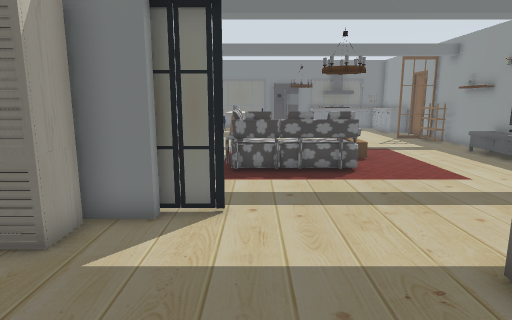
View 1 (above)

20 first-person views from a walk through a robot-simulator world made for Gazebo. The camera is 1.2 m above the floor, tilts 10° down and sees 75° across. The floor is counted in squares, 0.5 m on a side. Each view is taken from the middle of a square. On the plan, view 1 faces up. The plan holds only what a view shows up to about 19 squares ahead; the rest is blank. Some surface patterns are stand-ins.

View 2
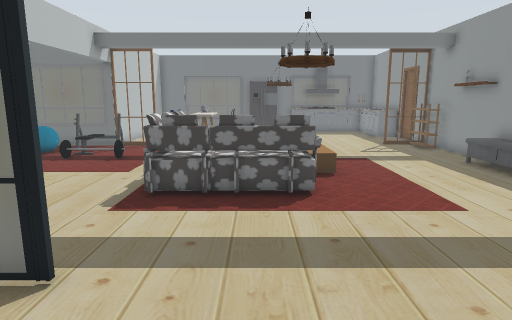

View 3
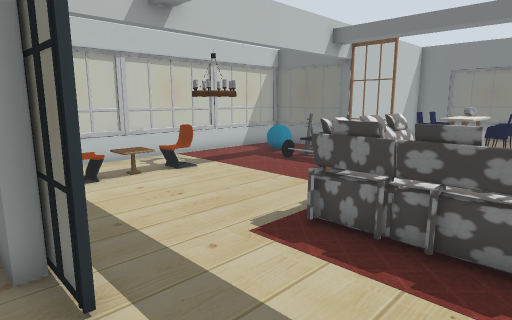

View 4
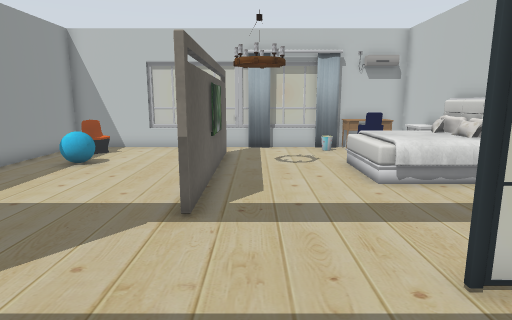

View 5
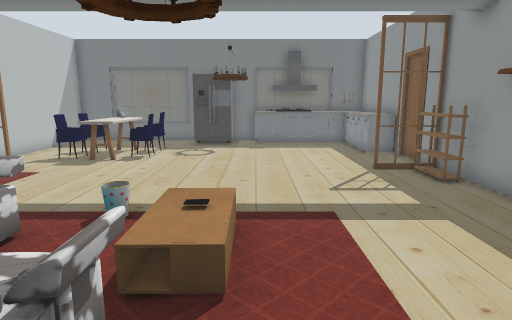

View 6
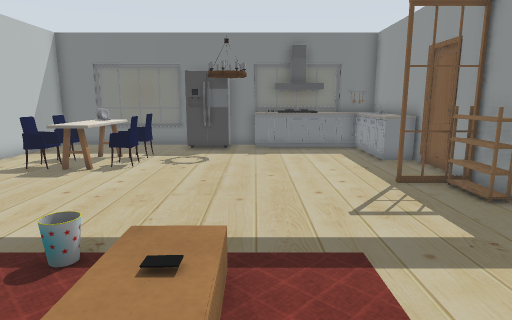

View 7
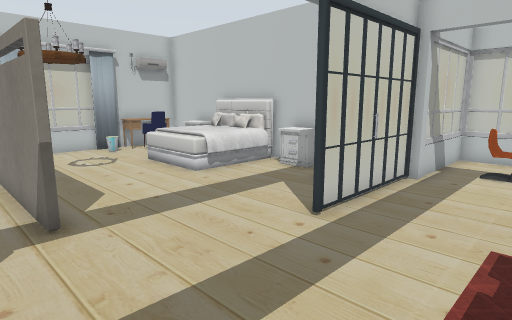

View 8
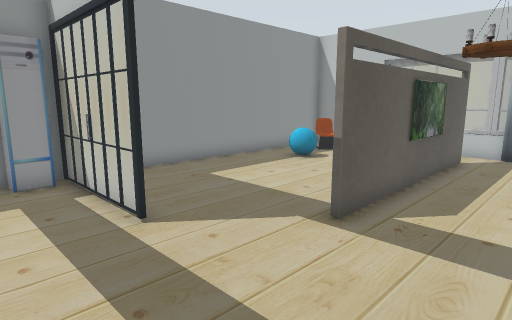

View 9
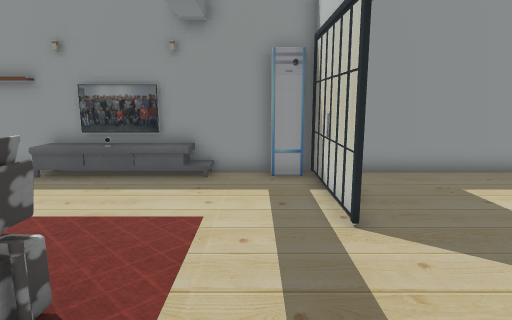

View 10
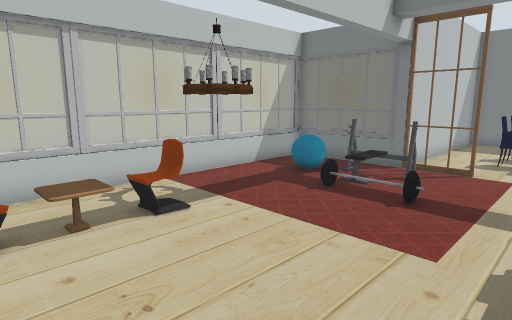

View 11
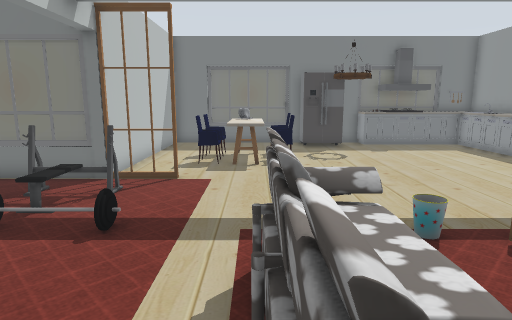

View 12
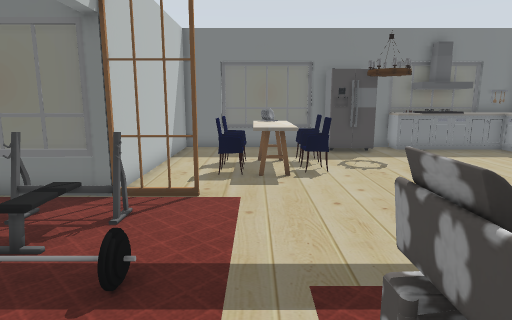

View 13
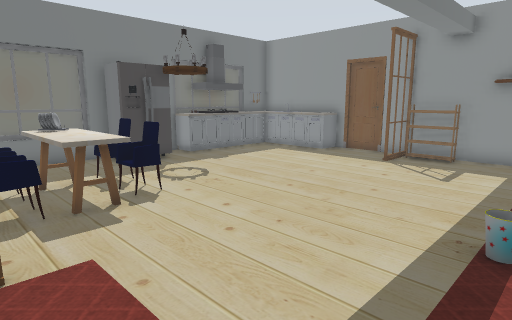

View 14
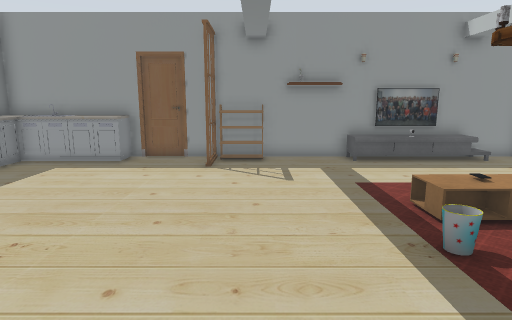

View 15
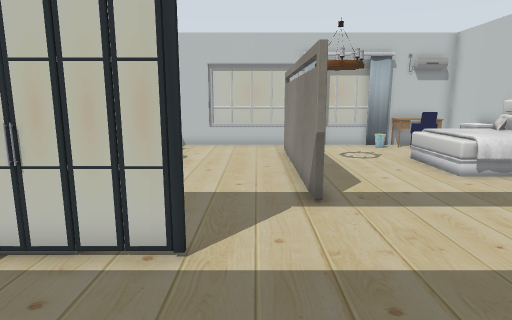

View 16
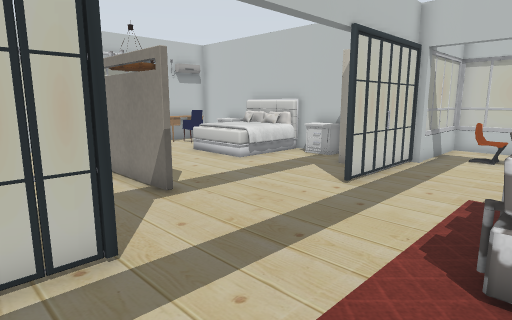

View 17
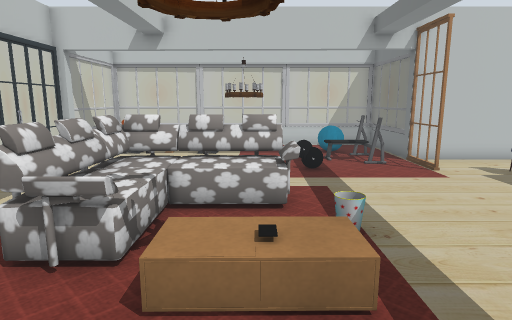

View 18
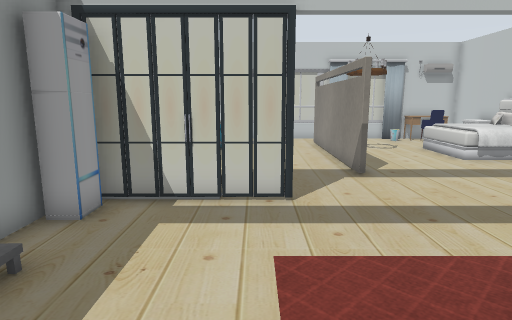

View 19
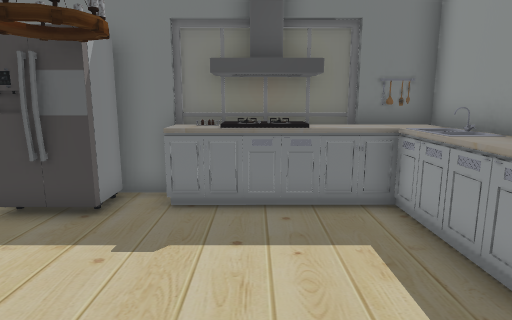

View 20
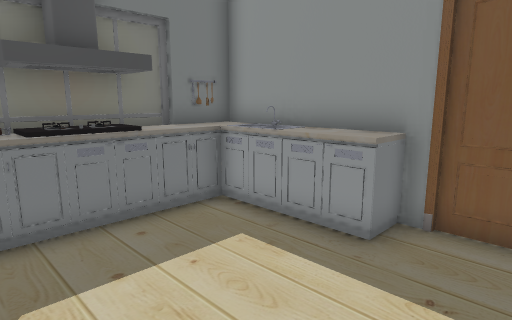

### Floor plan
Points are (right, up) in squares from view 1. A wall is a line through its corners. A room is listed if a view was taken in it or the views show most of it. See-through windows are left out.
Room 1 (views 1, 2, 3, 4, 5, 6, 7, 8, 9, 10, 11, 12, 13, 14, 15, 16, 17, 18, 19, 20)
walls: (-2.1, 7.1) (-2.1, 6.6) (-3.6, 6.6); (3.6, 4.2) (3.6, 0.5); (-6.1, 7.4) (-5.6, 7.4); (11.5, 7) (11.5, 22.5); (-5.7, 3.9) (-5.7, -6.6) (-2.3, -6.6); (3.4, 0.5) (3.4, 4.2); (3.6, -1.4) (3.6, -4.6); (11.5, 25) (11.5, 30.6) (10.4, 30.6); (3.4, -4.6) (3.4, -1.4); (1.8, 30.6) (-5.7, 30.6) (-5.7, 21.3) (-10.5, 21.3); (5, 30.6) (3.4, 30.6); (7.4, -6.6) (11.5, -6.6) (11.5, 5.4)
low walls: (-10.5, 12.5) (-10.5, 7.3); (-10.5, 21.3) (-10.5, 16.4); (2.4, -6.6) (3.5, -6.6)
objects: window (-11, 9); window (-11, 13) to (-11, 16); window (-11, 19); window (-10, 7) to (-7, 7); window (-10, 21) to (-8, 21); chair (-8, 9) to (-8, 10); other object (-8, 11) to (-7, 11); chair (-8, 12) to (-8, 13); lamp (-8, 14) to (-7, 15); other object (-8, 18) to (-8, 19); other object (-7, 18) to (-5, 20); other object (-6, 17) to (-4, 17); other object (-5, -6) to (-3, -5); other object (-5, -4) to (-5, -3); bed (-5, -2) to (-2, 1); other object (-5, 3) to (-5, 4); wardrobe (-5, 5) to (-4, 6); door leaf (-5, 21) to (-4, 21); chair (-4, -5) to (-3, -4); door leaf (-3, 7); chair (-3, 24) to (-2, 24); chair (-3, 26); curtain (-2, -6); other object (-2, -6) to (-1, -5); other object (-2, 24) to (-1, 25); other object (-2, 26) to (-1, 26); other object (-2, 27) to (-1, 27); window (-1, -7) to (2, -7); door leaf (-1, 7); sofa (-1, 11) to (4, 16); chair (0, 24) to (0, 25); chair (0, 26); window (0, 31); lamp (1, -2) to (3, 0); other object (2, 17); fridge (2, 29) to (3, 30); TV (3, 0); lamp (3, 14) to (4, 15); lamp (3, 27) to (4, 28); window (4, -7) to (7, -7); other object (4, 15); other object (4, 16); kitchen cabinet (5, 30) to (6, 30); door leaf (6, 7) to (7, 7); other object (7, 30) to (8, 30); other object (7, 31); window (8, 31) to (9, 31); chair (9, -5) to (10, -4); other object (9, -2); door leaf (9, 7); door leaf (9, 22) to (11, 22); kitchen cabinet (9, 26) to (11, 30); TV cabinet (10, 14) to (11, 16); other object (10, 31); other object (11, 8); TV cabinet (11, 11); TV (11, 12) to (11, 15); other object (11, 17); other object (11, 18); other object (11, 20) to (11, 21); other object (12, 23); door leaf (12, 24)

Where each view was taken, in squares from view 1:
view 1: 0 up, 0 right, facing up
view 2: 3 up, 2 right, facing up
view 3: 6 up, 3 right, facing up-left
view 4: 11 up, 2 right, facing down
view 5: 10 up, 5 right, facing up
view 6: 12 up, 5 right, facing up
view 7: 11 up, 5 right, facing down-left
view 8: 10 up, 0 right, facing down-right
view 9: 9 up, 0 right, facing right
view 10: 9 up, 1 left, facing up-left
view 11: 11 up, 1 left, facing up
view 12: 13 up, 2 left, facing up
view 13: 16 up, 4 left, facing up-right
view 14: 20 up, 3 left, facing right
view 15: 12 up, 5 right, facing down
view 16: 12 up, 8 right, facing down-left
view 17: 15 up, 8 right, facing left
view 18: 15 up, 7 right, facing down
view 19: 22 up, 7 right, facing up
view 20: 23 up, 5 right, facing up-right
